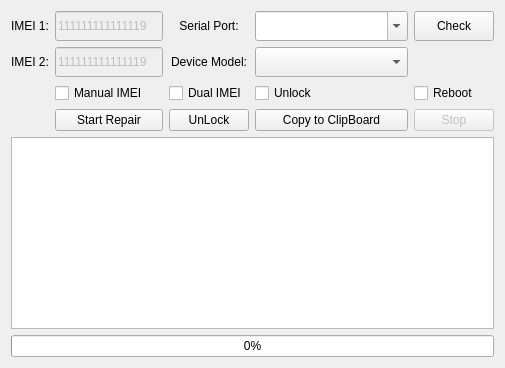
             <widget class="QWidget" name="tab_4">
              <attribute name="title">
               <string>Device2</string>
              </attribute>
              <layout class="QVBoxLayout" name="verticalLayout_14">
               <item>
                <layout class="QGridLayout" name="gridLayout_17">
                 <item row="1" column="1">
                  <widget class="QLineEdit" name="txt_IMEI_D2_2">
                   <property name="enabled">
                    <bool>false</bool>
                   </property>
                   <property name="sizePolicy">
                    <sizepolicy hsizetype="Preferred" vsizetype="Fixed">
                     <horstretch>0</horstretch>
                     <verstretch>0</verstretch>
                    </sizepolicy>
                   </property>
                   <property name="minimumSize">
                    <size>
                     <width>0</width>
                     <height>30</height>
                    </size>
                   </property>
                   <property name="text">
                    <string>111111111111119</string>
                   </property>
                   <property name="maxLength">
                    <number>15</number>
                   </property>
                  </widget>
                 </item>
                 <item row="1" column="3">
                  <widget class="QComboBox" name="cmb_DeviceModel_D2">
                   <property name="sizePolicy">
                    <sizepolicy hsizetype="Expanding" vsizetype="Fixed">
                     <horstretch>0</horstretch>
                     <verstretch>0</verstretch>
                    </sizepolicy>
                   </property>
                   <property name="minimumSize">
                    <size>
                     <width>0</width>
                     <height>30</height>
                    </size>
                   </property>
                   <property name="mouseTracking">
                    <bool>false</bool>
                   </property>
                   <item>
                    <property name="text">
                     <string/>
                    </property>
                   </item>
                   <item>
                    <property name="text">
                     <string>E6s XT2053</string>
                    </property>
                   </item>
                   <item>
                    <property name="text">
                     <string>G8 Power Lite XT2055</string>
                    </property>
                   </item>
                   <item>
                    <property name="text">
                     <string>E7 Play XT2095</string>
                    </property>
                   </item>
                  </widget>
                 </item>
                 <item row="1" column="0">
                  <widget class="QLabel" name="label_39">
                   <property name="text">
                    <string>IMEI 2:</string>
                   </property>
                   <property name="alignment">
                    <set>Qt::AlignCenter</set>
                   </property>
                   <property name="wordWrap">
                    <bool>false</bool>
                   </property>
                  </widget>
                 </item>
                 <item row="3" column="3">
                  <widget class="QPushButton" name="pb_CopytoClipBoard_D2">
                   <property name="text">
                    <string>Copy to ClipBoard</string>
                   </property>
                  </widget>
                 </item>
                 <item row="0" column="0">
                  <widget class="QLabel" name="label_36">
                   <property name="text">
                    <string>IMEI 1:</string>
                   </property>
                   <property name="alignment">
                    <set>Qt::AlignCenter</set>
                   </property>
                   <property name="wordWrap">
                    <bool>false</bool>
                   </property>
                  </widget>
                 </item>
                 <item row="0" column="2">
                  <widget class="QLabel" name="label_37">
                   <property name="text">
                    <string>Serial Port:</string>
                   </property>
                   <property name="alignment">
                    <set>Qt::AlignCenter</set>
                   </property>
                   <property name="wordWrap">
                    <bool>false</bool>
                   </property>
                  </widget>
                 </item>
                 <item row="0" column="4">
                  <widget class="QPushButton" name="pb_CheckSerialPorts_D2">
                   <property name="sizePolicy">
                    <sizepolicy hsizetype="Preferred" vsizetype="Preferred">
                     <horstretch>0</horstretch>
                     <verstretch>0</verstretch>
                    </sizepolicy>
                   </property>
                   <property name="minimumSize">
                    <size>
                     <width>0</width>
                     <height>30</height>
                    </size>
                   </property>
                   <property name="maximumSize">
                    <size>
                     <width>16777215</width>
                     <height>45</height>
                    </size>
                   </property>
                   <property name="text">
                    <string>Check</string>
                   </property>
                  </widget>
                 </item>
                 <item row="0" column="3">
                  <widget class="QComboBox" name="cmb_PortNumber_D2">
                   <property name="sizePolicy">
                    <sizepolicy hsizetype="Expanding" vsizetype="Fixed">
                     <horstretch>0</horstretch>
                     <verstretch>0</verstretch>
                    </sizepolicy>
                   </property>
                   <property name="minimumSize">
                    <size>
                     <width>0</width>
                     <height>30</height>
                    </size>
                   </property>
                   <property name="mouseTracking">
                    <bool>false</bool>
                   </property>
                   <property name="editable">
                    <bool>true</bool>
                   </property>
                  </widget>
                 </item>
                 <item row="0" column="1">
                  <widget class="QLineEdit" name="txt_IMEI_D2_1">
                   <property name="enabled">
                    <bool>false</bool>
                   </property>
                   <property name="sizePolicy">
                    <sizepolicy hsizetype="Preferred" vsizetype="Fixed">
                     <horstretch>0</horstretch>
                     <verstretch>0</verstretch>
                    </sizepolicy>
                   </property>
                   <property name="minimumSize">
                    <size>
                     <width>0</width>
                     <height>30</height>
                    </size>
                   </property>
                   <property name="text">
                    <string>111111111111119</string>
                   </property>
                   <property name="maxLength">
                    <number>15</number>
                   </property>
                  </widget>
                 </item>
                 <item row="1" column="2">
                  <widget class="QLabel" name="label_38">
                   <property name="text">
                    <string>Device Model:</string>
                   </property>
                   <property name="alignment">
                    <set>Qt::AlignCenter</set>
                   </property>
                   <property name="wordWrap">
                    <bool>false</bool>
                   </property>
                  </widget>
                 </item>
                 <item row="3" column="1">
                  <widget class="QPushButton" name="pb_StartRepairing_D2">
                   <property name="text">
                    <string>Start Repair</string>
                   </property>
                  </widget>
                 </item>
                 <item row="3" column="2">
                  <widget class="QPushButton" name="pb_unLock_D2">
                   <property name="text">
                    <string>UnLock</string>
                   </property>
                  </widget>
                 </item>
                 <item row="3" column="4">
                  <widget class="QPushButton" name="pb_Stop_D2">
                   <property name="enabled">
                    <bool>false</bool>
                   </property>
                   <property name="text">
                    <string>Stop</string>
                   </property>
                  </widget>
                 </item>
                 <item row="2" column="3">
                  <widget class="QCheckBox" name="chk_unLock_D2">
                   <property name="text">
                    <string>Unlock</string>
                   </property>
                  </widget>
                 </item>
                 <item row="2" column="2">
                  <widget class="QCheckBox" name="chk_Dual_IMEI_D2">
                   <property name="text">
                    <string>Dual IMEI</string>
                   </property>
                  </widget>
                 </item>
                 <item row="2" column="1">
                  <widget class="QCheckBox" name="chk_manual_IMEI_D2">
                   <property name="text">
                    <string>Manual IMEI</string>
                   </property>
                  </widget>
                 </item>
                 <item row="2" column="4">
                  <widget class="QCheckBox" name="chk_Reboot_D2">
                   <property name="text">
                    <string>Reboot</string>
                   </property>
                  </widget>
                 </item>
                </layout>
               </item>
               <item>
                <widget class="QTextBrowser" name="txt_outPut_D2">
                 <property name="styleSheet">
                  <string notr="true"/>
                 </property>
                </widget>
               </item>
               <item>
                <widget class="QProgressBar" name="progress_D2">
                 <property name="value">
                  <number>0</number>
                 </property>
                 <property name="alignment">
                  <set>Qt::AlignCenter</set>
                 </property>
                </widget>
               </item>
              </layout>
             </widget>
